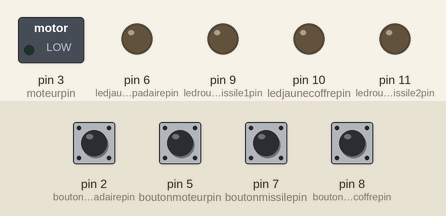
This sketch was run on a simulated Arduino Uno, built with avr-gcc and run on an emulated ATmega328P. Shown: switched loads named in the sketch (green lamp = pin HIGH), output pins drawn as LEDs (lit = HIGH). Inputs (shaded band) come from the test bench; at power-on: pin 2 (boutonledjaunelampadairepin), pin 5 (boutonmoteurpin), pin 7 (boutonmissilepin), pin 8 (boutonledjaunecoffrepin) HIGH. Random numbers use the default seed unless the sketch sets one.

Above: at 1.2 s.
1.3 s: pin 7 (boutonmissilepin) pulled LOW for 0.15 s
At 1.81 s:
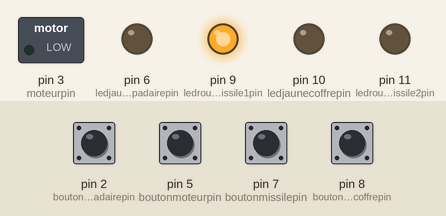
4.3 s: pin 2 (boutonledjaunelampadairepin) pulled LOW for 0.15 s
At 5.76 s:
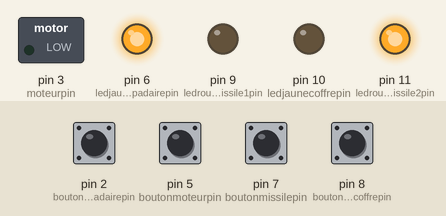
7.3 s: pin 5 (boutonmoteurpin) pulled LOW for 0.15 s
At 8.0 s:
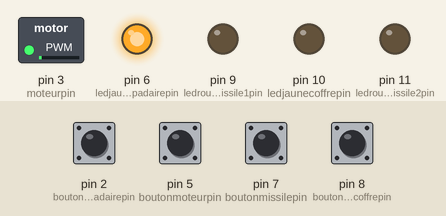
10.3 s: pin 8 (boutonledjaunecoffrepin) pulled LOW for 0.15 s
13.3 s: pin 2 (boutonledjaunelampadairepin) pulled LOW for 1 s
At 13.45 s:
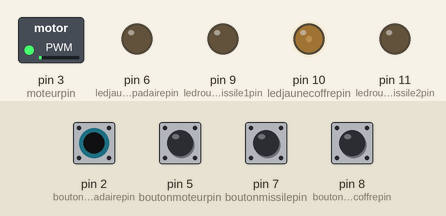
16.3 s: pin 5 (boutonmoteurpin) pulled LOW for 1 s
At 16.75 s:
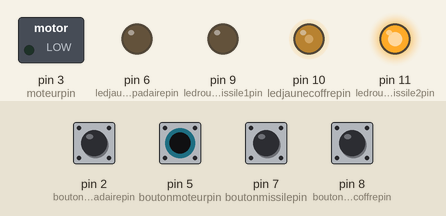
Timing chart, 0 to 22.6 s (numbered marks = the images above; inputs shaded):
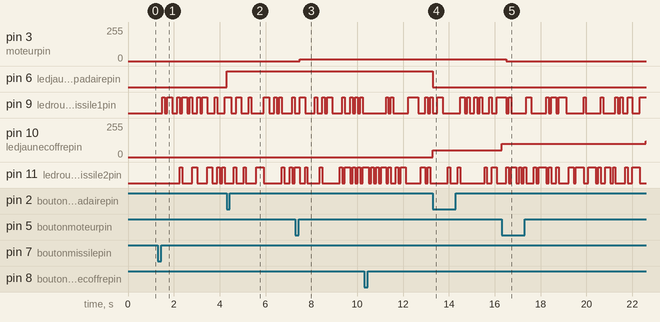

Measured:
- after the input at 1.3 s, pin 9 (ledrougemissile1pin): LOW → HIGH after 0.20 s, → LOW 0.10 s later, → HIGH 0.11 s later, → LOW 0.21 s later, … (17 changes in this stretch); pin 11 (ledrougemissile2pin): LOW → HIGH after 0.96 s, → LOW 0.11 s later, → HIGH 0.43 s later, → LOW 0.23 s later, … (10 changes in this stretch)
- after the input at 4.3 s, pin 6 (ledjaunelampadairepin): LOW → HIGH at once
- after the input at 7.3 s, pin 3 (moteurpin): 0/255 → 15/255 after 0.20 s
- after the input at 10.3 s, pin 10 (ledjaunecoffrepin): 0/255 → 50/255 after 3.0 s
- after the input at 13.3 s, pin 6 (ledjaunelampadairepin): HIGH → LOW at once
- after the input at 16.3 s, pin 3 (moteurpin): 15/255 → 0/255 after 0.20 s

The sketch:

prog_scene_lego_desert_eclairage_15.ino
```cpp
// --- Déclaration des broches ---
const int ledjaunecoffrepin = 10;
const int boutonledjaunecoffrepin = 8;
const int ledjaunelampadairepin = 6;
const int boutonledjaunelampadairepin = 2;

const int ledrougemissile1pin = 9;
const int ledrougemissile2pin = 11;
const int boutonmissilepin = 7;

// --- Variables LED coffre (pulsation) ---
bool cycleledjaunecoffre = false;
bool dernieretatboutonledjaunecoffre = HIGH;
unsigned long derniertempsledjaunecoffre = 0;
int niveauledjaunecoffre = 0;
int sensledjaunecoffre = 1;

// --- Variables LED lampadaire (ON/OFF) ---
bool etatledlampadaire = false;
bool dernieretatboutonledlampadaire = HIGH;

// --- Variables missiles (clignotement aléatoire) ---
bool missilesactifs = false;
bool dernieretatboutonmissile = HIGH;
unsigned long derniertempsmissile = 0;

const int boutonmoteurpin = 5;
const int moteurpin = 3;
int etatboutonmoteur = 0;

bool etatmoteur = false;
bool dernieretatboutonmoteur = HIGH;

void setup() {
  pinMode(ledjaunecoffrepin, OUTPUT);
  pinMode(boutonledjaunecoffrepin, INPUT_PULLUP);

  pinMode(ledjaunelampadairepin, OUTPUT);
  pinMode(boutonledjaunelampadairepin, INPUT_PULLUP);

  pinMode(ledrougemissile1pin, OUTPUT);
  pinMode(ledrougemissile2pin, OUTPUT);
  pinMode(boutonmissilepin, INPUT_PULLUP);

  pinMode(moteurpin, OUTPUT);
  pinMode(boutonmoteurpin, INPUT_PULLUP);
  analogWrite(moteurpin, 0);

  randomSeed(analogRead(A0)); // initialise le générateur aléatoire

}

void loop() {
  // --- GESTION LED COFFRE (pulsation) ---
  bool etatBoutonCoffre = digitalRead(boutonledjaunecoffrepin);

  if (dernieretatboutonledjaunecoffre == HIGH && etatBoutonCoffre == LOW) {
    cycleledjaunecoffre = !cycleledjaunecoffre;
    delay(200);
  }
  dernieretatboutonledjaunecoffre = etatBoutonCoffre;

  if (cycleledjaunecoffre) {
    unsigned long maintenant = millis();
    if (maintenant - derniertempsledjaunecoffre > 5) {
      derniertempsledjaunecoffre = maintenant;

      niveauledjaunecoffre += sensledjaunecoffre;
      if (niveauledjaunecoffre >= 255) sensledjaunecoffre = -1;
      else if (niveauledjaunecoffre <= 0) sensledjaunecoffre = 1;

      analogWrite(ledjaunecoffrepin, niveauledjaunecoffre);
    }
  } else {
    analogWrite(ledjaunecoffrepin, 0);
  }

  // --- GESTION LED LAMPADAIRE (ON/OFF) ---
  bool etatBoutonLampadaire = digitalRead(boutonledjaunelampadairepin);

  if (dernieretatboutonledlampadaire == HIGH && etatBoutonLampadaire == LOW) {
    etatledlampadaire = !etatledlampadaire;
    digitalWrite(ledjaunelampadairepin, etatledlampadaire ? HIGH : LOW);
    delay(200);
  }
  dernieretatboutonledlampadaire = etatBoutonLampadaire;


  // --- GESTION MISSILES (clignotement aléatoire) ---
  bool etatBoutonMissile = digitalRead(boutonmissilepin);

  if (dernieretatboutonmissile == HIGH && etatBoutonMissile == LOW) {
    missilesactifs = !missilesactifs;
    if (!missilesactifs) {
      digitalWrite(ledrougemissile1pin, LOW);
      digitalWrite(ledrougemissile2pin, LOW);
    }
    delay(200);
  }
  dernieretatboutonmissile = etatBoutonMissile;

  if (missilesactifs) {
    unsigned long maintenant = millis();
    if (maintenant - derniertempsmissile > random(100, 400)) {
      derniertempsmissile = maintenant;

      // Choisir aléatoirement une ou deux LEDs à allumer brièvement
      int tir = random(0, 3); // 0 = aucune, 1 = LED 1, 2 = LED 2, 3 = les deux

      digitalWrite(ledrougemissile1pin, (tir == 1 || tir == 3) ? HIGH : LOW);
      digitalWrite(ledrougemissile2pin, (tir == 2 || tir == 3) ? HIGH : LOW);
    }
  }

  bool etatBoutonMoteur = digitalRead(boutonmoteurpin);

  if (dernieretatboutonmoteur == HIGH && etatBoutonMoteur == LOW) {
    etatmoteur = !etatmoteur;
    delay(200);
  }
  dernieretatboutonmoteur = etatBoutonMoteur;

  if (etatmoteur) {
    analogWrite(moteurpin, 15); // basse vitesse
  } else {
    analogWrite(moteurpin, 0);  // OFF
  }
}
```
